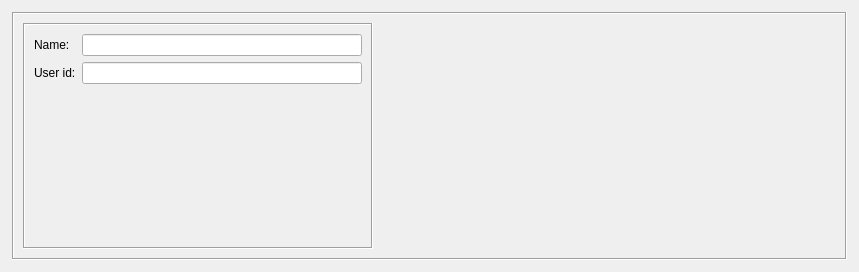
<?xml version="1.0" encoding="UTF-8"?>
<ui version="4.0">
 <class>UserDialog_q</class>
 <widget class="QWidget" name="UserDialog_q">
  <property name="enabled">
   <bool>true</bool>
  </property>
  <property name="geometry">
   <rect>
    <x>0</x>
    <y>0</y>
    <width>859</width>
    <height>272</height>
   </rect>
  </property>
  <property name="sizePolicy">
   <sizepolicy hsizetype="Minimum" vsizetype="Minimum">
    <horstretch>0</horstretch>
    <verstretch>0</verstretch>
   </sizepolicy>
  </property>
  <property name="windowTitle">
   <string>User</string>
  </property>
  <layout class="QGridLayout" name="gridLayout">
   <property name="margin">
    <number>12</number>
   </property>
   <item row="0" column="0">
    <widget class="QFrame" name="frame7">
     <property name="sizePolicy">
      <sizepolicy hsizetype="Expanding" vsizetype="Expanding">
       <horstretch>0</horstretch>
       <verstretch>0</verstretch>
      </sizepolicy>
     </property>
     <property name="frameShape">
      <enum>QFrame::Box</enum>
     </property>
     <property name="frameShadow">
      <enum>QFrame::Sunken</enum>
     </property>
     <layout class="QGridLayout">
      <item row="0" column="0" rowspan="2">
       <widget class="QFrame" name="frame50">
        <property name="sizePolicy">
         <sizepolicy hsizetype="Fixed" vsizetype="Preferred">
          <horstretch>0</horstretch>
          <verstretch>0</verstretch>
         </sizepolicy>
        </property>
        <property name="minimumSize">
         <size>
          <width>350</width>
          <height>0</height>
         </size>
        </property>
        <property name="maximumSize">
         <size>
          <width>350</width>
          <height>16777215</height>
         </size>
        </property>
        <property name="frameShape">
         <enum>QFrame::Box</enum>
        </property>
        <property name="frameShadow">
         <enum>QFrame::Sunken</enum>
        </property>
        <layout class="QGridLayout">
         <item row="0" column="0">
          <widget class="QLabel" name="textLabel1">
           <property name="text">
            <string>Name:</string>
           </property>
           <property name="wordWrap">
            <bool>false</bool>
           </property>
          </widget>
         </item>
         <item row="0" column="1">
          <widget class="QLineEdit" name="obj_name">
           <property name="sizePolicy">
            <sizepolicy hsizetype="Preferred" vsizetype="Fixed">
             <horstretch>200</horstretch>
             <verstretch>0</verstretch>
            </sizepolicy>
           </property>
           <property name="minimumSize">
            <size>
             <width>0</width>
             <height>0</height>
            </size>
           </property>
          </widget>
         </item>
         <item row="1" column="0">
          <widget class="QLabel" name="textLabel2_2">
           <property name="text">
            <string>User id:</string>
           </property>
           <property name="wordWrap">
            <bool>false</bool>
           </property>
          </widget>
         </item>
         <item row="1" column="1">
          <widget class="QLineEdit" name="userid">
           <property name="sizePolicy">
            <sizepolicy hsizetype="Preferred" vsizetype="Fixed">
             <horstretch>0</horstretch>
             <verstretch>0</verstretch>
            </sizepolicy>
           </property>
          </widget>
         </item>
         <item row="2" column="1">
          <spacer>
           <property name="orientation">
            <enum>Qt::Vertical</enum>
           </property>
           <property name="sizeType">
            <enum>QSizePolicy::MinimumExpanding</enum>
           </property>
           <property name="sizeHint" stdset="0">
            <size>
             <width>20</width>
             <height>5</height>
            </size>
           </property>
          </spacer>
         </item>
        </layout>
       </widget>
      </item>
      <item row="0" column="1">
       <widget class="CommentKeywords" name="commentKeywords" native="true">
        <property name="sizePolicy">
         <sizepolicy hsizetype="Expanding" vsizetype="Expanding">
          <horstretch>0</horstretch>
          <verstretch>0</verstretch>
         </sizepolicy>
        </property>
       </widget>
      </item>
     </layout>
    </widget>
   </item>
  </layout>
 </widget>
 <customwidgets>
  <customwidget>
   <class>CommentKeywords</class>
   <extends>QWidget</extends>
   <header>CommentKeywords.h</header>
   <container>1</container>
  </customwidget>
 </customwidgets>
 <tabstops>
  <tabstop>obj_name</tabstop>
  <tabstop>userid</tabstop>
 </tabstops>
 <resources>
  <include location="MainRes.qrc"/>
 </resources>
 <connections/>
</ui>
